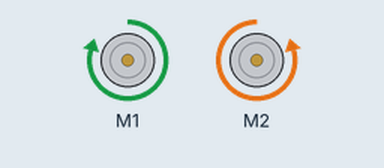
Recording of a sketch running on a simulated Arduino Uno, built with avr-gcc and run on an emulated ATmega328P. Parts: 2 × DC motor (green arrow = forward, orange = backward, longer = faster).

Above: at 0.1 s.
Timing chart, 0 to 1.6 s (numbered marks = the images above):
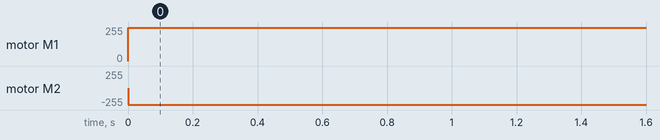

The sketch:

CARRITO.ino
```cpp
#include <AFMotor.h>
AF_DCMotor motor1 (1);
AF_DCMotor motor2 (2);

void setup()
{
  motor1.setSpeed(250);
  motor2.setSpeed(250);
}

void loop()
{
  motor1.run(FORWARD);
  motor2.run(BACKWARD);
}
```

Measured:
- by itself, motor M1: stopped → forward 250/255 at 0.00 s
- by itself, motor M2: stopped → backward 250/255 at 0.00 s
